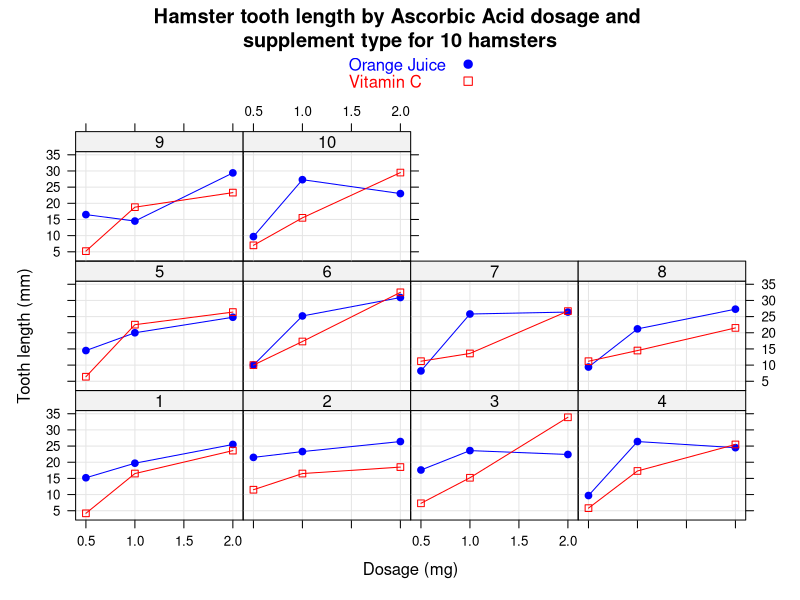
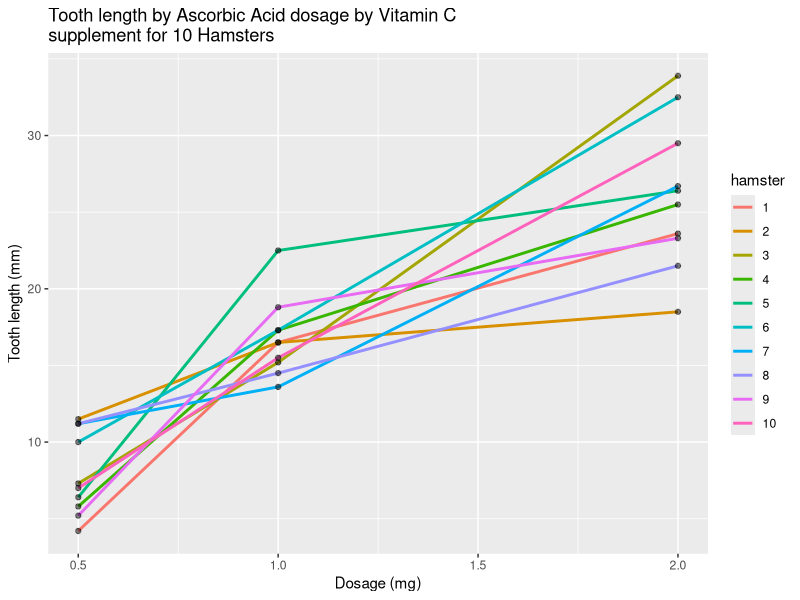

The R script that drew these images, in order:
## ---- chunk 1
library(ggplot2)
library(dplyr)
library(lattice)
## ---- chunk 2
data("ToothGrowth")
ham_id = { id<- NULL;for (i in 1:6) { for (i in 1:10) { id <- c(id,i)}}; id}
tgi <- cbind(ham_id, ToothGrowth)
## ---- chunk 3

xyplot(len~dose | factor(ham_id), data=tgi, groups=supp, type="b", pch=c(19,0), 
       grid=T, col=c("blue","red"), 
       key=list(text=list(c("Orange Juice", "Vitamin C")),
                points=list(pch=c(19,0)),col=c("blue","red")),
       main="Hamster tooth length by Ascorbic Acid dosage and \nsupplement type for 10 hamsters", xlab="Dosage (mg)", ylab="Tooth length (mm)")
## ---- chunk 4
tgif <- dplyr::filter(tgi,supp=="VC") %>% mutate(hamster = factor(ham_id))
g <- ggplot(tgif, aes(x=dose, y=len, group = hamster))
g <- g + labs(x="Dosage (mg)", y="Tooth length (mm)", title="Tooth length by Ascorbic Acid dosage by Vitamin C \nsupplement for 10 Hamsters")
g + geom_line(size =1, aes(colour=hamster))+ geom_point(pch = 19, fill = "salmon", alpha = .5)
## ---- chunk 5
tg_05_oj <- filter(tgi, supp=="OJ" & dose==0.5)$len
tg_10_oj <- filter(tgi, supp=="OJ" & dose==1)$len 
tg_20_oj <- filter(tgi, supp=="OJ" & dose==2)$len 
t1<-t.test(tg_10_oj,tg_05_oj, paired=T)
t2<-t.test(tg_20_oj,tg_10_oj, paired=T)
## ---- chunk 6
#remove scientific printing to remove issue with $
options(scipen=999)
## ---- chunk 7
tg_05_vc <- filter(tgi, supp=="VC" & dose==0.5)$len
tg_10_vc <- filter(tgi, supp=="VC" & dose==1)$len 
tg_20_vc <- filter(tgi, supp=="VC" & dose==2)$len 
t3<-t.test(tg_10_vc,tg_05_vc, paired=T)
t4<-t.test(tg_20_vc,tg_10_vc, paired=T)
